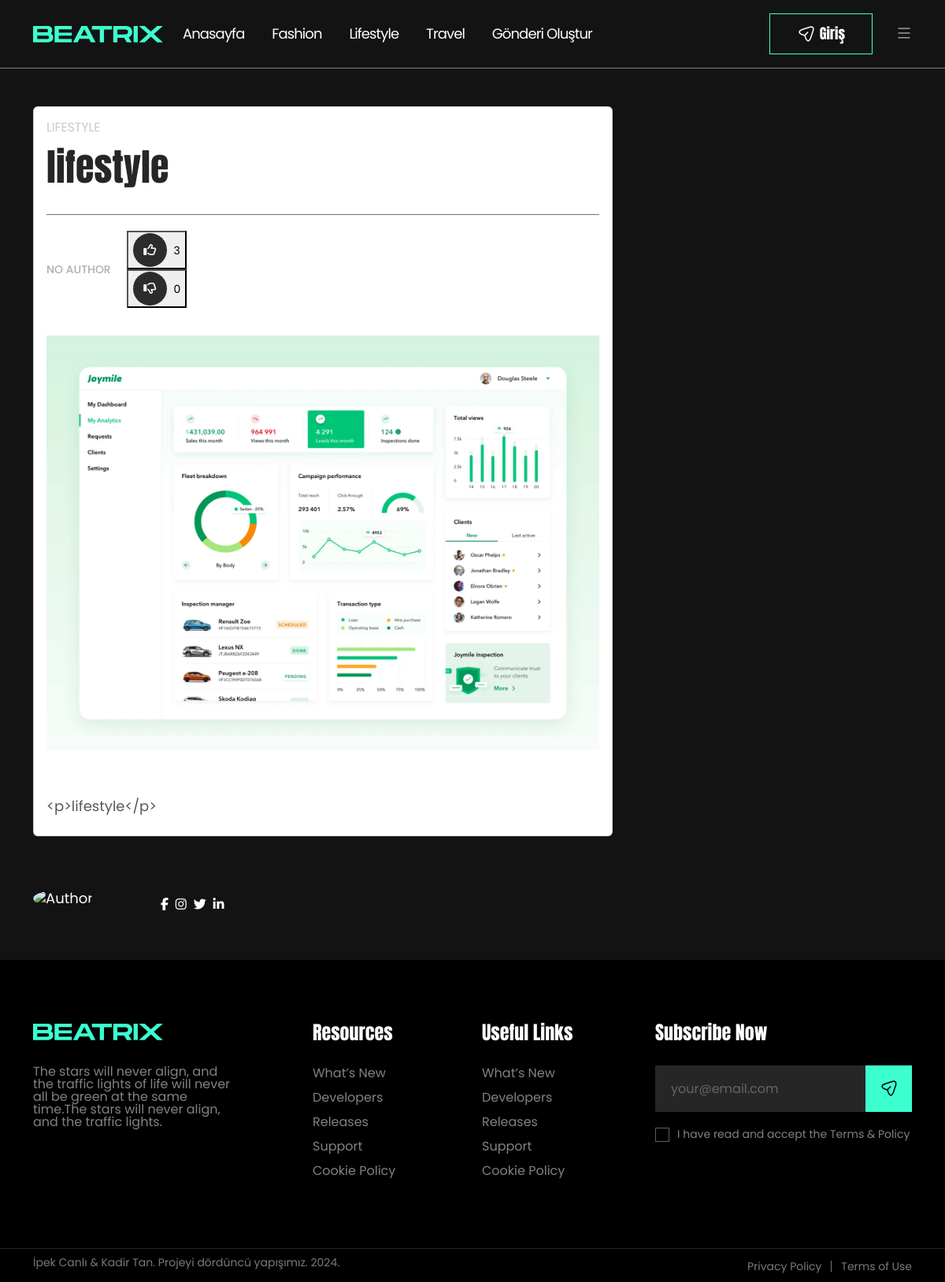
The app's page /post/lifestyle/3/, older data.
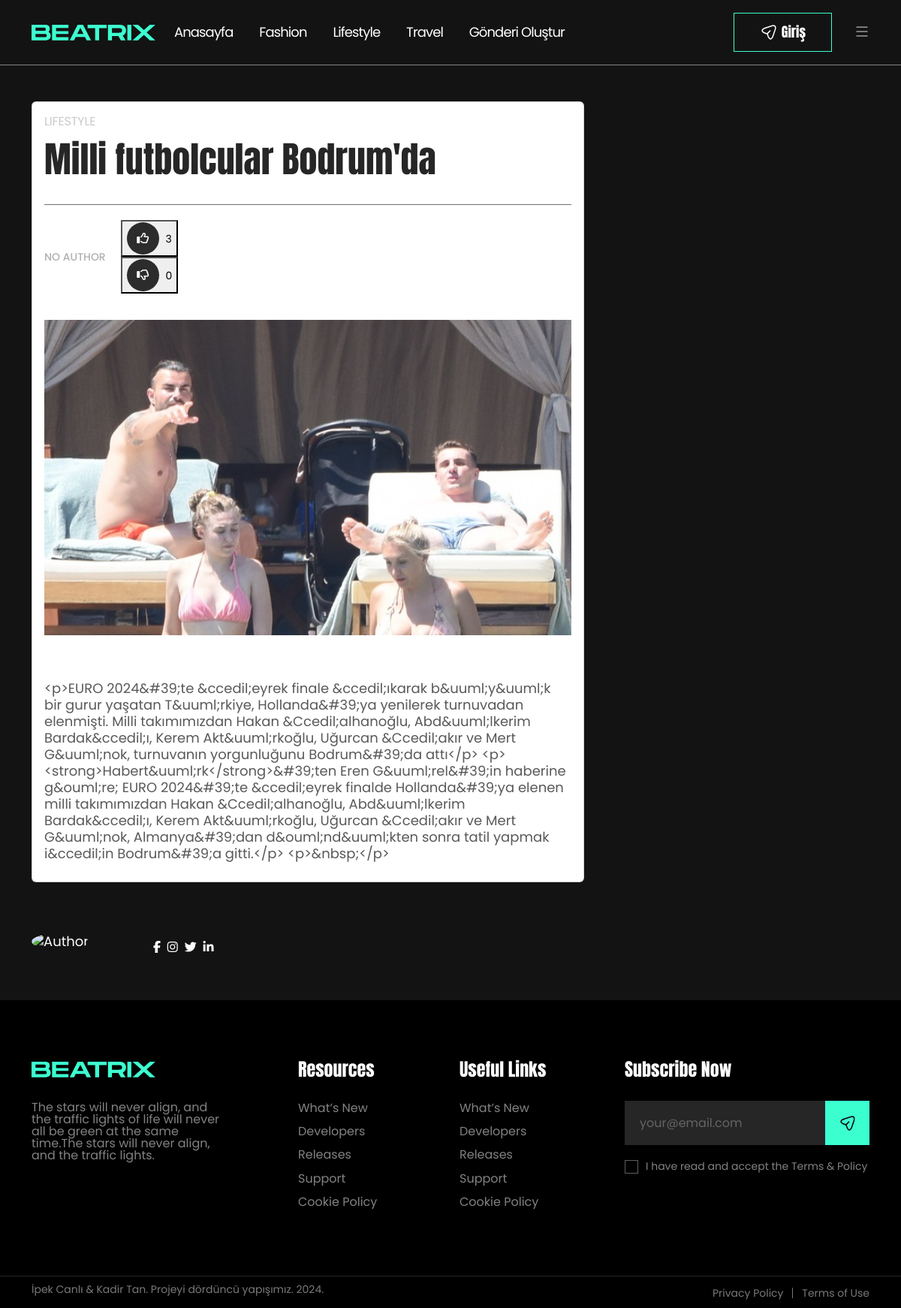
The same page, newer data.
### Writer/models.py (models this page shows, shortened)
class Post(models.Model):
    title = models.CharField(max_length=200)
    user = models.ForeignKey(User, on_delete=models.CASCADE, null=True, blank=True)
    writer = models.ForeignKey('Writer', verbose_name="Yazar", on_delete=models.CASCADE, related_name='posts', null=True, blank=True)
    category = models.ForeignKey(Category, on_delete=models.CASCADE, null=True, blank=True)
    content = RichTextField()
    is_published = models.BooleanField(default=False)
    live_date = models.DateTimeField(default=timezone.now)
    created_date = models.DateTimeField(auto_now_add=True)
    updated_date = models.DateTimeField(auto_now=True)
    image = models.ImageField(upload_to='images/', null=True, blank=True)
    is_delete = models.BooleanField(verbose_name=('Silindi?'), default=False)
    delete_date = models.DateTimeField(verbose_name=('Silinme Tarihi'), blank=True, null=True)
    view_count = models.PositiveIntegerField(default=0)

class Category(models.Model):
    name = models.CharField(max_length=100)
    slug = models.SlugField(unique=True)

### Main/views.py (the view)
# urls.py: path('post/<slug:slug>/<int:id>/', post_detail, name='post-detail'),
def post_detail(request, slug, id):
    category = get_object_or_404(Category, slug=slug)
    post = get_object_or_404(Post, id=id, category=category)
    post.view_count += 1  # Görüntüleme sayısını artır
    post.save()
    return render(request, 'Main/post-single.html', {'post': post})

### Main/templates/Main/post-single.html (shortened to what this page needs)
{% extends 'Main/base.html' %}
{% load static %}
{% block content %}
  <div class="container mt-5">
    <div class="row">
      <div class="col-lg-8">
        <div class="card mb-4">
          <div class="card-body">
            <div class="post-cat-box">
              <a href="javascript:void(0)">{{ post.category.name }}</a>
            </div>
            <h1 style="color:#262626 ;" class="card-title">{{ post.title }}</h1>
            <div class="blog-small-excerpt-box">
            </div>
            <div class="post-bottom-meta-list post-meta-wrapper">
              <div class="post-left-details-meta">
                <div class="post-meta-author-box">
                  {% if post.writer %}
                    By <a style="color: #A6A6A6;" href="#">{{ post.writer.name }}</a>
                  {% else %}
                    No author
                  {% endif %}
                </div>
              </div>
              <div class="post-meta-social">
                <form method="post" action="{% url 'like' post.id %}" id="like-form">
                  <button type="submit" class="like-button">
                    <i class="fa-regular fa-thumbs-up"></i>
                    <span>{{ post.likes.count }}</span>
                  </button>
                </form>
                <form method="post" action="{% url 'dislike' post.id %}" id="dislike-form">
                  <button type="submit" class="dislike-button">
                    <i class="fa-regular fa-thumbs-down"></i>
                    <span>{{ post.dislikes.count }}</span>
                  </button>
                </form>
              </div>
            </div>
            <div class="post-featured-image">
              <img src="{{ post.image.url }}" alt="Post Image" class="img-fluid" />
            </div>
            <p style="color: #595959;">{{ post.content }}</p>
          </div>
        </div>
        <div class="author-bio-wrap">
          <div class="author-thumbnail">
            <a href="#"><img src="{{ post.writer.image.url }}" alt="Author" class="img-fluid" /></a>
          </div>
          <div class="author-body">
            <div class="social-share-author">
              <a href="#"><i class="fab fa-facebook-f"></i></a>
              <a href="#"><i class="fab fa-instagram"></i></a>
              <a href="#"><i class="fab fa-twitter"></i></a>
              <a href="#"><i class="fab fa-linkedin-in"></i></a>
            </div>
          </div>
        </div>
      </div>
    </div>
  </div>
{% endblock %}

Row changes from the older to the newer data that the page shows:
changed Post "LIFESTYLE": title "lifestyle" → "Milli futbolcular Bodrum'da"; image: a different picture; content "<p>lifestyle</p>" → "<p>EURO 2024&#39;te &ccedil;eyrek finale &ccedil;ıkarak b&uuml;y&uuml;k bir gurur yaşatan T&uuml;rkiye, Hollanda&#39;ya yenilerek turnuvadan elenmişti. Milli takımımızdan Hakan &Ccedil;alhanoğlu, Abd&uuml;lkerim Bardak&ccedil;ı, Kerem Akt&uuml;rkoğlu, Uğurcan &Ccedil;akır ve Mert G&uuml;nok, turnuvanın yorgunluğunu Bodrum&#39;da attı</p> <p><strong>Habert&uuml;rk</strong>&#39;ten Eren G&uuml;rel&#39;in haberine g&ouml;re; EURO 2024&#39;te &ccedil;eyrek finalde Hollanda&#39;ya elenen milli takımımızdan Hakan &Ccedil;alhanoğlu, Abd&uuml;lkerim Bardak&ccedil;ı, Kerem Akt&uuml;rkoğlu, Uğurcan &Ccedil;akır ve Mert G&uuml;nok, Almanya&#39;dan d&ouml;nd&uuml;kten sonra tatil yapmak i&ccedil;in…"
